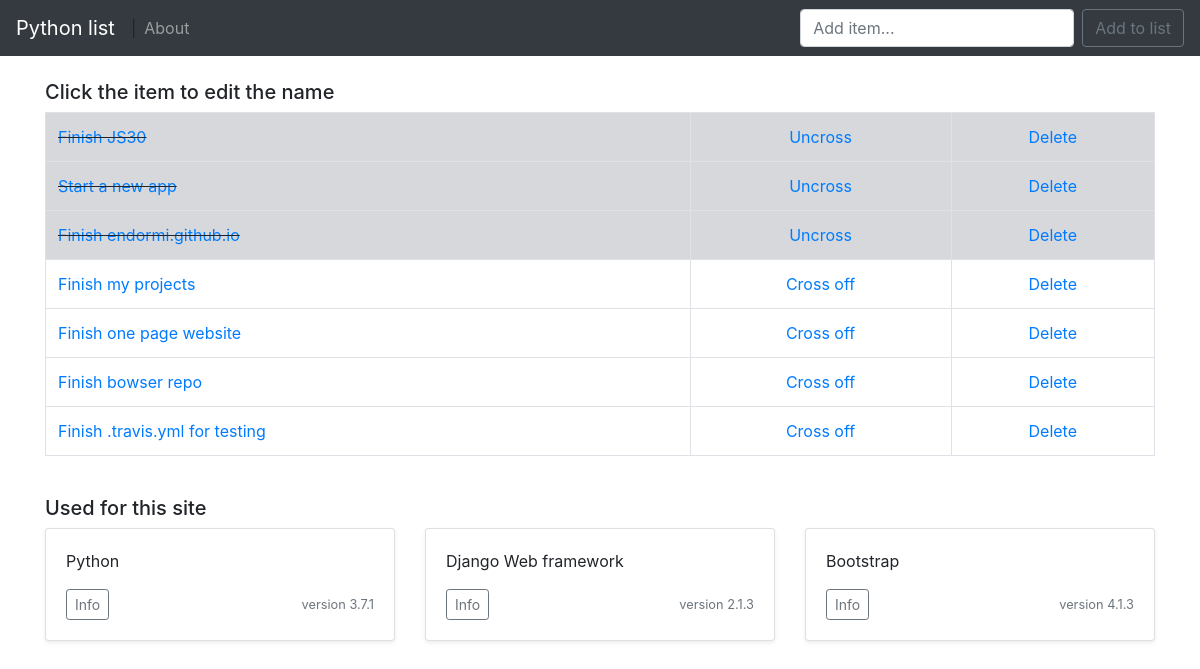
The app's page /, older data.
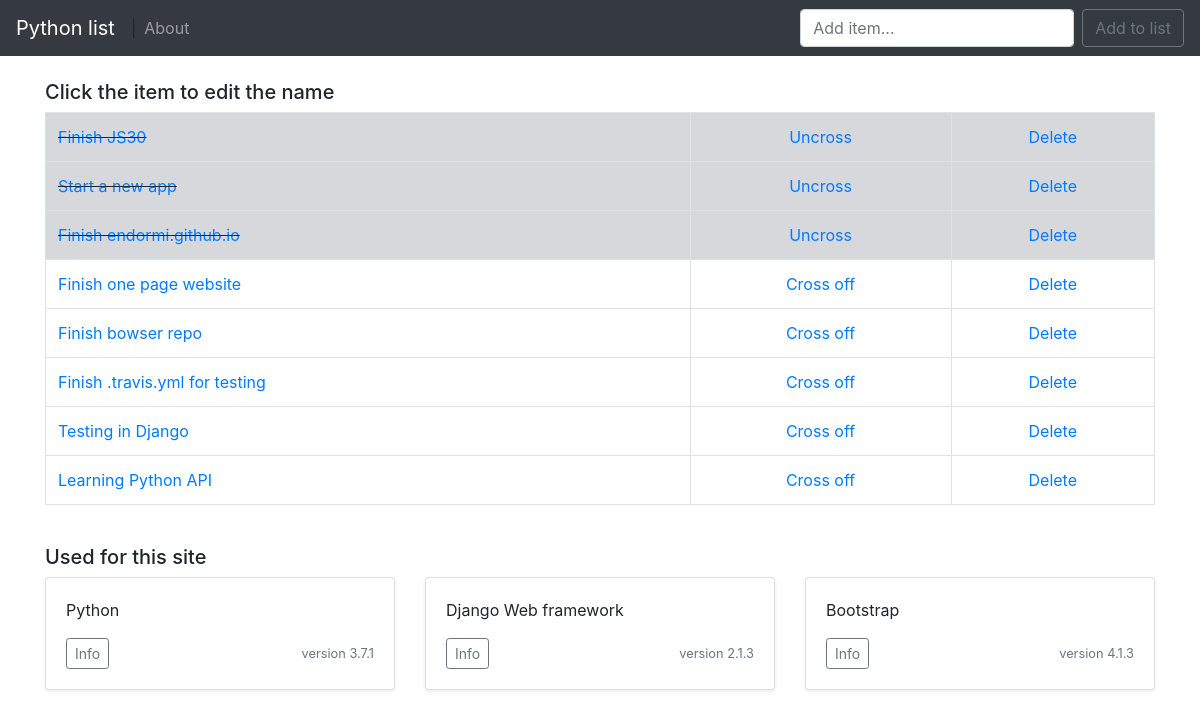
The same page, newer data.
### list/models.py (models this page shows, shortened)
class List(models.Model):
    item = models.CharField(max_length=250)
    completed = models.BooleanField(default=False)

### list/views.py (the view)
# urls.py: 2. Add a URL to urlpatterns:  path('', views.home, name='home')
def home(request):
    if request.method == 'POST':
        form = ListForm(request.POST or None)
        if form.is_valid():
            form.save()
            all_items = List.objects.all
            messages.success(request, ('Item has been added to the list'))
            return render(request, 'home.html', {'all_items': all_items })
    else:
            all_items = List.objects.all
            return render(request, 'home.html', {'all_items': all_items })

### list/templates/home.html (shortened to what this page needs)
{% extends 'base.html' %}
{% block content %}
        <h5>Click the item to edit the name</h5>
    {% if all_items %}
    <table class="table table-bordered">
        {% for things in all_items %}
        {% if things.completed  %}
            <tr class="table-secondary">
                <td class="striker"><a href="{% url 'edit' things.id %}">{{ things.item }}</a></td>
                <td><center><a href="{% url 'uncross' things.id %}">Uncross</a></center></td>
                <td><center><a href="{% url 'delete' things.id %}">Delete</a></center></td>
            </tr>
            {% else %}
                <tr>
                    <td><a href="{% url 'edit' things.id %}">{{ things.item }}</a></td>
                    <td><center><a href="{% url 'cross_off' things.id %}">Cross off</a></center></td>
                    <td><center><a href="{% url 'delete' things.id %}">Delete</a></center></td>
                </tr>
        {% endif %}
        {% endfor %}
    </table>
    {% endif %}
        <h5>Used for this site</h5>
        <div class="row">
            <div class="col-md-4">
              <div class="card mb-4 shadow-sm">
                <div class="card-body">
                  <p class="card-text"> Python</p>
                  <div class="d-flex justify-content-between align-items-center">
                    <div class="btn-group">
                      <a href="https://www.python.org/"><button type="button" class="btn btn-sm btn-outline-secondary">Info</button></a>
                    </div>
                    <small class="text-muted">version 3.7.1</small>
                  </div>
                </div>
              </div>
            </div>
            <div class="col-md-4">
                <div class="card mb-4 shadow-sm">
                    <div class="card-body">
                      <p class="card-text">Django Web framework</p>
                      <div class="d-flex justify-content-between align-items-center">
                        <div class="btn-group">
                          <a href="https://www.djangoproject.com/"><button type="button" class="btn btn-sm btn-outline-secondary">Info</button></a>
                      </div>
                      <small class="text-muted">version 2.1.3</small>
                    </div>
                  </div>
                </div>
                </div>
                <div class="col-md-4">
                    <div class="card mb-4 shadow-sm">
                        <div class="card-body">
                          <p class="card-text">Bootstrap</p>
                          <div class="d-flex justify-content-between align-items-center">
                            <div class="btn-group">
                              <a href="https://getbootstrap.com/"><button type="button" class="btn btn-sm btn-outline-secondary">Info</button></a>
                            </div>
                            <small class="text-muted">version 4.1.3</small>
                          </div>
                        </div>
                      </div>
                    </div>
                </div>
{% endblock %}

Row changes from the older to the newer data that the page shows:
removed List: item "Finish my projects"
added List: item "Testing in Django"
added List: item "Learning Python API"
